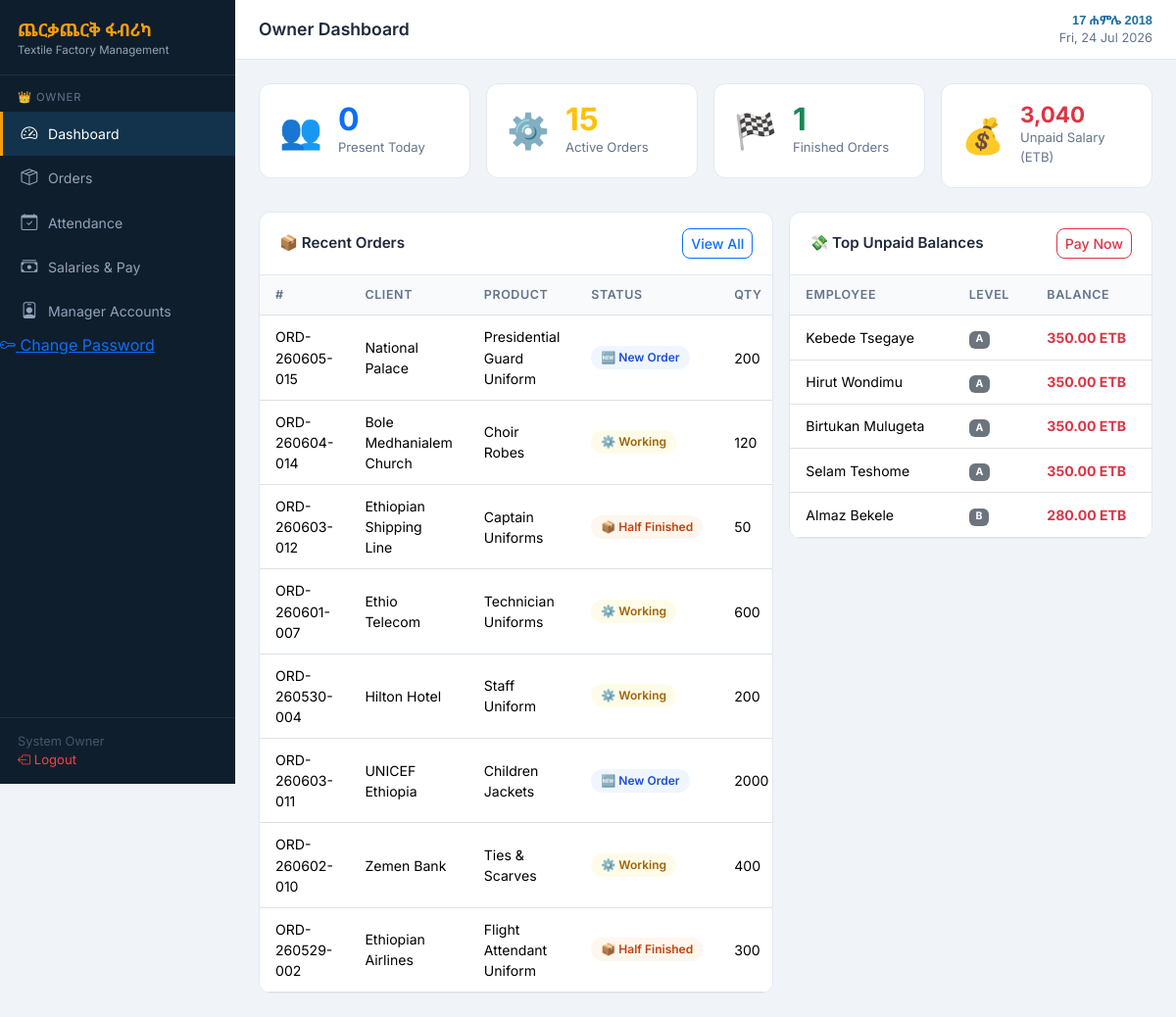
/owner/dashboard.php (signed in), run on the app's committed database.
### tables this page shows
CREATE TABLE `orders` (
  `id` int(11) NOT NULL AUTO_INCREMENT,
  `order_number` varchar(50) NOT NULL,
  `client_name` varchar(100) NOT NULL,
  `product_name` varchar(100) NOT NULL,
  `target_quantity` int(11) NOT NULL,
  `deadline` date DEFAULT NULL,
  `status` enum('new','accepted','working','half_finished','finished') DEFAULT 'new',
  `completed_quantity` int(11) DEFAULT 0,
  `incomplete_reason` text DEFAULT NULL,
  `created_by` int(11) DEFAULT NULL,
  `finished_at` timestamp NULL DEFAULT NULL,
  `created_at` timestamp NOT NULL DEFAULT current_timestamp(),
  `updated_at` timestamp NOT NULL DEFAULT current_timestamp() ON UPDATE current_timestamp(),
  PRIMARY KEY (`id`),
  UNIQUE KEY `order_number` (`order_number`)
);

CREATE TABLE `employees` (
  `id` int(11) NOT NULL AUTO_INCREMENT,
  `full_name` varchar(100) NOT NULL,
  `phone` varchar(20) DEFAULT NULL,
  `position` varchar(100) DEFAULT NULL,
  `level` char(1) NOT NULL DEFAULT 'D',
  `is_active` tinyint(1) DEFAULT 1,
  `created_at` timestamp NOT NULL DEFAULT current_timestamp(),
  PRIMARY KEY (`id`)
);

### includes/auth.php (called while the page is built, shortened)
<?php
function currentUser() {
    return [
        'id'   => $_SESSION['user_id'] ?? null,
        'name' => $_SESSION['name']    ?? '',
        'role' => $_SESSION['role']    ?? '',
    ];
}

### includes/functions.php (called while the page is built, shortened)
<?php
function gregorianToEthiopian($gYear, $gMonth, $gDay) {
    $jdn = gregorianToJDN($gYear, $gMonth, $gDay);
    return jdnToEthiopian($jdn);
}
function gregorianToJDN($year, $month, $day) {
    $a = intdiv(14 - $month, 12);
    $y = $year + 4800 - $a;
    $m = $month + 12 * $a - 3;
    return $day + intdiv(153 * $m + 2, 5) + 365 * $y
         + intdiv($y, 4) - intdiv($y, 100) + intdiv($y, 400) - 32045;
}
function jdnToEthiopian($jdn) {
    $r = ($jdn - 1723856) % 1461;
    $n    = ($r % 365) + 365 * intdiv($r, 1460);
    $year = 4 * intdiv($jdn - 1723856, 1461) + intdiv($r, 365) - intdiv($r, 1460);
    $month = intdiv($n, 30) + 1;
    $day   = ($n % 30) + 1;
    return ['year' => $year, 'month' => $month, 'day' => $day];
}
function ethMonthName($month) {
    $names = [
        1 => 'መስከረም', 2 => 'ጥቅምት',  3 => 'ህዳር',   4 => 'ታህሳስ',
        5 => 'ጥር',    6 => 'የካቲት',  7 => 'መጋቢት',  8 => 'ሚያዚያ',
        9 => 'ግንቦት', 10 => 'ሰኔ',    11 => 'ሐምሌ',  12 => 'ነሐሴ',
        13 => 'ጳጉሜ'
    ];
    return $names[$month] ?? '';
}
function formatEthDate($gDate) {
    [$y, $m, $d] = explode('-', $gDate);
    $eth = gregorianToEthiopian((int)$y, (int)$m, (int)$d);
    return $eth['day'] . ' ' . ethMonthName($eth['month']) . ' ' . $eth['year'];
}
function todayEthiopian() {
    return formatEthDate(date('Y-m-d'));
}
function getEmployeeEarned($pdo, $empId) {
    $stmt = $pdo->prepare(
        "SELECT COALESCE(SUM(daily_rate),0) AS total
         FROM attendance WHERE employee_id=? AND status='present'"
    );
    $stmt->execute([$empId]);
    return (float)$stmt->fetchColumn();
}
function getEmployeePaid($pdo, $empId) {
    $stmt = $pdo->prepare(
        "SELECT COALESCE(SUM(amount),0) AS total FROM payments WHERE employee_id=?"
    );
    $stmt->execute([$empId]);
    return (float)$stmt->fetchColumn();
}
function getEmployeeBalance($pdo, $empId) {
    return getEmployeeEarned($pdo, $empId) - getEmployeePaid($pdo, $empId);
}
function orderStatusLabel($status) {
    return [
        'new'           => 'New Order',
        'accepted'      => 'Accepted',
        'working'       => 'Working',
        'half_finished' => 'Half Finished',
        'finished'      => 'Finished',
    ][$status] ?? $status;
}
function orderStatusIcon($status) {
    return [
        'new'           => '🆕',
        'accepted'      => '✅',
        'working'       => '⚙️',
        'half_finished' => '📦',
        'finished'      => '🏁',
    ][$status] ?? '•';
}
function orderStatusClass($status) {
    return [
        'new'           => 'status-new',
        'accepted'      => 'status-accepted',
        'working'       => 'status-working',
        'half_finished' => 'status-half',
        'finished'      => 'status-finished',
    ][$status] ?? '';
}
function sanitize($v) {
    return htmlspecialchars(trim((string)$v), ENT_QUOTES, 'UTF-8');
}
function money($amount) {
    return number_format((float)$amount, 2) . ' ETB';
}
function isActive($segment) {
    return (strpos($_SERVER['PHP_SELF'] ?? '', $segment) !== false) ? 'active' : '';
}

### owner/dashboard.php (the view, shortened to what this page needs)
<?php
require_once __DIR__ . '/../config/db.php';
require_once __DIR__ . '/../includes/functions.php';
require_once __DIR__ . '/../includes/auth.php';
$pageTitle = 'Owner Dashboard';
$todayCount = (int)$pdo->query(
    "SELECT COUNT(*) FROM attendance WHERE work_date = CURDATE() AND status='present'"
)->fetchColumn();
$activeOrders = (int)$pdo->query(
    "SELECT COUNT(*) FROM orders WHERE status NOT IN ('finished')"
)->fetchColumn();
$finishedOrders = (int)$pdo->query(
    "SELECT COUNT(*) FROM orders WHERE status = 'finished'"
)->fetchColumn();
$unpaidTotal = 0.0;
$emps = $pdo->query("SELECT id FROM employees WHERE is_active=1")->fetchAll();
foreach ($emps as $e) {
    $unpaidTotal += getEmployeeBalance($pdo, $e['id']);
}
$recentOrders = $pdo->query(
    "SELECT * FROM orders ORDER BY updated_at DESC LIMIT 8"
)->fetchAll();
$topUnpaid = $pdo->query(
    "SELECT e.id, e.full_name, e.level,
        COALESCE((SELECT SUM(daily_rate) FROM attendance WHERE employee_id=e.id AND status='present'),0)
        - COALESCE((SELECT SUM(amount)    FROM payments  WHERE employee_id=e.id),0) AS balance
     FROM employees e WHERE e.is_active=1
     HAVING balance > 0
     ORDER BY balance DESC LIMIT 5"
)->fetchAll();
include __DIR__ . '/../includes/header.php';
?>
<div class="row g-3 mb-4">
  <div class="col-6 col-md-3">
    <div class="stat-card">
      <div class="stat-icon">👥</div>
      <div>
        <div class="stat-val text-primary"><?= $todayCount ?></div>
        <div class="stat-label">Present Today</div>
      </div>
    </div>
  </div>
  <div class="col-6 col-md-3">
    <div class="stat-card">
      <div class="stat-icon">⚙️</div>
      <div>
        <div class="stat-val text-warning"><?= $activeOrders ?></div>
        <div class="stat-label">Active Orders</div>
      </div>
    </div>
  </div>
  <div class="col-6 col-md-3">
    <div class="stat-card">
      <div class="stat-icon">🏁</div>
      <div>
        <div class="stat-val text-success"><?= $finishedOrders ?></div>
        <div class="stat-label">Finished Orders</div>
      </div>
    </div>
  </div>
  <div class="col-6 col-md-3">
    <div class="stat-card">
      <div class="stat-icon">💰</div>
      <div>
        <div class="stat-val text-danger" style="font-size:1.4rem"><?= number_format($unpaidTotal) ?></div>
        <div class="stat-label">Unpaid Salary (ETB)</div>
      </div>
    </div>
  </div>
</div>
<div class="row g-3">
  <div class="col-md-7">
    <div class="table-card">
      <div class="tc-head">
        <h5>📦 Recent Orders</h5>
        <a href="<?= BASE_URL ?>/owner/orders.php" class="btn btn-sm btn-outline-primary">View All</a>
      </div>
      <table class="table table-hover">
        <thead><tr>
          <th>#</th><th>Client</th><th>Product</th><th>Status</th><th>Qty</th>
        </tr></thead>
        <tbody>
        <?php if (!$recentOrders): ?>
          <tr><td colspan="5" class="text-center text-muted py-4">No orders yet</td></tr>
        <?php else: foreach ($recentOrders as $o): ?>
          <tr>
            <td><?= sanitize($o['order_number']) ?></td>
            <td><?= sanitize($o['client_name']) ?></td>
            <td><?= sanitize($o['product_name']) ?></td>
            <td>
              <span class="status-badge <?= orderStatusClass($o['status']) ?>">
                <?= orderStatusIcon($o['status']) ?> <?= orderStatusLabel($o['status']) ?>
              </span>
            </td>
            <td><?= $o['target_quantity'] ?></td>
          </tr>
        <?php endforeach; endif; ?>
        </tbody>
      </table>
    </div>
  </div>
  <div class="col-md-5">
    <div class="table-card">
      <div class="tc-head">
        <h5>💸 Top Unpaid Balances</h5>
        <a href="<?= BASE_URL ?>/owner/salaries.php" class="btn btn-sm btn-outline-danger">Pay Now</a>
      </div>
      <table class="table">
        <thead><tr><th>Employee</th><th>Level</th><th>Balance</th></tr></thead>
        <tbody>
        <?php if (!$topUnpaid): ?>
          <tr><td colspan="3" class="text-center text-muted py-4">All paid up ✅</td></tr>
        <?php else: foreach ($topUnpaid as $e): ?>
          <tr>
            <td><?= sanitize($e['full_name']) ?></td>
            <td><span class="badge bg-secondary"><?= $e['level'] ?></span></td>
            <td class="text-danger fw-bold"><?= money($e['balance']) ?></td>
          </tr>
        <?php endforeach; endif; ?>
        </tbody>
      </table>
    </div>
  </div>
</div>
<?php include __DIR__ . '/../includes/footer.php'; ?>

### includes/header.php (shortened to what this page needs)
<?php
$user = currentUser();
$role = $user['role'];
?>
<!DOCTYPE html>
<html lang="en">
<head>
<link href="https://cdn.jsdelivr.net/npm/bootstrap@5.3.2/dist/css/bootstrap.min.css" rel="stylesheet">
<link href="https://cdn.jsdelivr.net/npm/bootstrap-icons@1.11.3/font/bootstrap-icons.min.css" rel="stylesheet">
</head>
<body>
<div class="sidebar" id="sidebar">
  <div class="sidebar-brand">
    <div class="brand-am">ጨርቃጨርቅ ፋብሪካ</div>
    <div class="brand-en">Textile Factory Management</div>
  </div>
  <div class="sidebar-role">
    <?php if ($role === 'owner'): ?>👑 Owner
    <?php elseif ($role === 'manager'): ?>🛠 Manager
    <?php else: ?>📋 Attendance Writer<?php endif; ?>
  </div>
  <nav>
  <?php if ($role === 'owner'): ?>
    <a href="<?= BASE_URL ?>/owner/dashboard.php"  class="<?= isActive('dashboard') ?>"><i class="bi bi-speedometer2"></i> Dashboard</a>
    <a href="<?= BASE_URL ?>/owner/orders.php"     class="<?= isActive('orders') ?>"><i class="bi bi-box-seam"></i> Orders</a>
    <a href="<?= BASE_URL ?>/owner/attendance.php" class="<?= isActive('attendance') ?>"><i class="bi bi-calendar-check"></i> Attendance</a>
    <a href="<?= BASE_URL ?>/owner/salaries.php"   class="<?= isActive('salaries') ?>"><i class="bi bi-cash-stack"></i> Salaries & Pay</a>
    <a href="<?= BASE_URL ?>/owner/managers.php"   class="<?= isActive('managers') ?>"><i class="bi bi-person-badge"></i> Manager Accounts</a>
  <?php else: ?>
    <a href="<?= BASE_URL ?>/writer/attendance.php" class="<?= isActive('attendance') ?>"><i class="bi bi-calendar-check"></i> Mark Attendance</a>
  <?php endif; ?>
  </nav>
  <a href="<?= BASE_URL ?>/change_password.php">
    <i class="bi bi-key"></i>
    Change Password
</a>
  <div class="sidebar-footer">
    <div><?= sanitize($user['name']) ?></div>
    <a href="<?= BASE_URL ?>/logout.php"><i class="bi bi-box-arrow-left"></i> Logout</a>
  </div>
</div>
<div class="main-wrap">
  <div class="topbar">
    <div style="display:flex;align-items:center;gap:10px">
      <span class="topbar-title"><?= sanitize($pageTitle ?? 'Dashboard') ?></span>
    </div>
    <div class="topbar-meta">
      <div class="eth-date"><?= todayEthiopian() ?></div>
      <div><?= date('D, d M Y') ?></div>
    </div>
  </div>
  <div class="page-body">

### includes/footer.php (shortened to what this page needs)
  </div>
</div>
</body>
</html>

### includes/header.php (style rules this page uses)
:root { --primary: #1d6fa4; --primary-d: #155a87; --accent: #f59e0b; --sidebar-w: 240px; --bg: #f0f4f8; --card-bg: #ffffff; --text: #1e293b; --muted: #64748b; --border: #e2e8f0; --success: #059669; --danger: #dc2626; --warning: #d97706; }
*, *::before, *::after { box-sizing: border-box; }
body { font-family: 'Inter', 'Noto Sans Ethiopic', sans-serif; background: var(--bg); color: var(--text); margin: 0; min-height: 100vh; }
.sidebar { position: fixed; top: 0; left: 0; width: var(--sidebar-w); height: 100vh; background: #0f1e2d; color: #cbd5e1; display: flex; flex-direction: column; z-index: 1040; transition: transform .25s; overflow-y: auto; }
.sidebar-brand { padding: 20px 18px 16px; border-bottom: 1px solid rgba(255,255,255,.08); }
.sidebar-brand .brand-am { font-family: 'Noto Sans Ethiopic', sans-serif; font-size: 1.1rem; font-weight: 700; color: var(--accent); line-height: 1.2; }
.sidebar-brand .brand-en { font-size: .72rem; color: #94a3b8; margin-top: 2px; }
.sidebar-role { font-size: .7rem; text-transform: uppercase; letter-spacing: .08em; color: #64748b; padding: 14px 18px 6px; }
.sidebar nav a { display: flex; align-items: center; gap: 10px; padding: 10px 18px; color: #94a3b8; text-decoration: none; font-size: .88rem; border-left: 3px solid transparent; transition: all .15s; }
.sidebar nav a.active { background: rgba(29,111,164,.25); color: #fff; border-left-color: var(--accent); }
.sidebar nav a i { font-size: 1.05rem; width: 18px; text-align: center; }
.sidebar-footer { margin-top: auto; padding: 14px 18px; border-top: 1px solid rgba(255,255,255,.07); font-size: .8rem; color: #475569; }
.sidebar-footer a { color: #ef4444; text-decoration: none; font-size: .82rem; }
.main-wrap { margin-left: var(--sidebar-w); min-height: 100vh; display: flex; flex-direction: column; }
.topbar { background: var(--card-bg); border-bottom: 1px solid var(--border); padding: 12px 24px; display: flex; align-items: center; justify-content: space-between; position: sticky; top: 0; z-index: 100; }
.topbar-title { font-size: 1.1rem; font-weight: 600; }
.topbar-meta { font-size: .8rem; color: var(--muted); text-align: right; line-height: 1.4; }
.eth-date { font-family: 'Noto Sans Ethiopic', sans-serif; color: var(--primary); font-weight: 600; }
.page-body { padding: 24px; flex: 1; }
.stat-card { background: var(--card-bg); border-radius: 12px; padding: 20px; border: 1px solid var(--border); display: flex; align-items: center; gap: 16px; }
.stat-icon { font-size: 2.2rem; line-height: 1; }
.stat-val { font-size: 2rem; font-weight: 700; line-height: 1; }
.stat-label { font-size: .82rem; color: var(--muted); margin-top: 3px; }
.table-card { background: var(--card-bg); border-radius: 12px; padding: 0; border: 1px solid var(--border); overflow: hidden; }
.table-card .tc-head { padding: 16px 20px; border-bottom: 1px solid var(--border); display: flex; align-items: center; justify-content: space-between; }
.table-card .tc-head h5 { margin: 0; font-size: .95rem; font-weight: 600; }
.table { margin: 0; font-size: .88rem; }
.table th { background: #f8fafc; color: var(--muted); font-size: .78rem; text-transform: uppercase; letter-spacing: .05em; font-weight: 600; border-top: none; }
.table td, .table th { padding: 11px 16px; vertical-align: middle; }
.status-badge { display: inline-flex; align-items: center; gap: 5px; padding: 3px 10px; border-radius: 20px; font-size: .75rem; font-weight: 600; white-space: nowrap; }
.status-new { background: #eff6ff; color: #1d4ed8; }
.status-working { background: #fefce8; color: #a16207; }
.status-half { background: #fff7ed; color: #c2410c; }
.btn { font-size: .88rem; font-weight: 500; border-radius: 8px; }

### data on the page
orders: order_number "ORD-260605-015", client_name "National Palace", product_name "Presidential Guard Uniform", status "🆕", status "New Order", target_quantity "200"
orders: order_number "ORD-260604-014", client_name "Bole Medhanialem Church", product_name "Choir Robes", status "⚙️", status "Working", target_quantity "120"
orders: order_number "ORD-260603-012", client_name "Ethiopian Shipping Line", product_name "Captain Uniforms", status "📦", status "Half Finished", target_quantity "50"
orders: order_number "ORD-260601-007", client_name "Ethio Telecom", product_name "Technician Uniforms", status "⚙️", status "Working", target_quantity "600"
orders: order_number "ORD-260530-004", client_name "Hilton Hotel", product_name "Staff Uniform", status "⚙️", status "Working", target_quantity "200"
orders: order_number "ORD-260603-011", client_name "UNICEF Ethiopia", product_name "Children Jackets", status "🆕", status "New Order", target_quantity "2000"
orders: order_number "ORD-260602-010", client_name "Zemen Bank", product_name "Ties & Scarves", status "⚙️", status "Working", target_quantity "400"
orders: order_number "ORD-260529-002", client_name "Ethiopian Airlines", product_name "Flight Attendant Uniform", status "📦", status "Half Finished", target_quantity "300"
employees: full_name "Kebede Tsegaye", level "A", balance "350.00 ETB"
employees: full_name "Hirut Wondimu", level "A", balance "350.00 ETB"
employees: full_name "Birtukan Mulugeta", level "A", balance "350.00 ETB"
employees: full_name "Selam Teshome", level "A", balance "350.00 ETB"
employees: full_name "Almaz Bekele", level "B", balance "280.00 ETB"

### other printed values
$user['name'] "System Owner"
$pageTitle "Owner Dashboard"
todayEthiopian() "17 ሐምሌ 2018"
$todayCount "0"
$activeOrders "15"
$finishedOrders "1"
$unpaidTotal "3,040"
